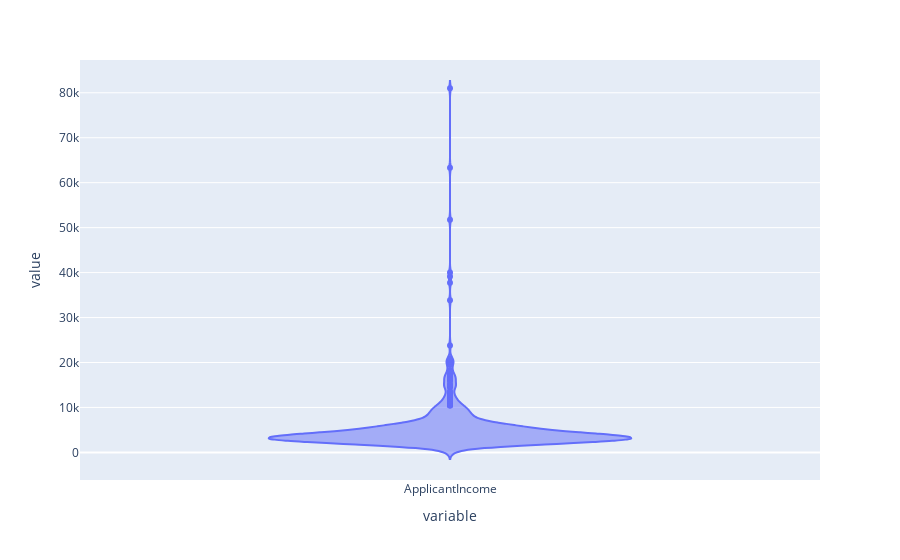

The code cell stored with this chart in its notebook:
### Code cell
px.violin(df["ApplicantIncome"])

### Figure 1 — Plotly figure (JSON) as saved in the notebook; plotly's stock layout.template omitted (floating-point values rounded to 4 significant figures; data arrays with more than 128 entries replaced by an {"elided": "..."} marker saying what was removed)
{"data": [{"alignmentgroup": "True", "box": {"visible": false}, "hovertemplate": "variable=%{x}<br>value=%{y}<extra></extra>", "legendgroup": "", "marker": {"color": "#636efa"}, "name": "", "offsetgroup": "", "orientation": "v", "scalegroup": "True", "showlegend": false, "type": "violin", "x": {"elided": "614 str values"}, "x0": " ", "xaxis": "x", "y": {"elided": "614 int values"}, "y0": " ", "yaxis": "y"}], "layout": {"legend": {"tracegroupgap": 0}, "margin": {"t": 60}, "violinmode": "group", "xaxis": {"anchor": "y", "domain": [0, 1], "title": {"text": "variable"}}, "yaxis": {"anchor": "x", "domain": [0, 1], "title": {"text": "value"}}}}
